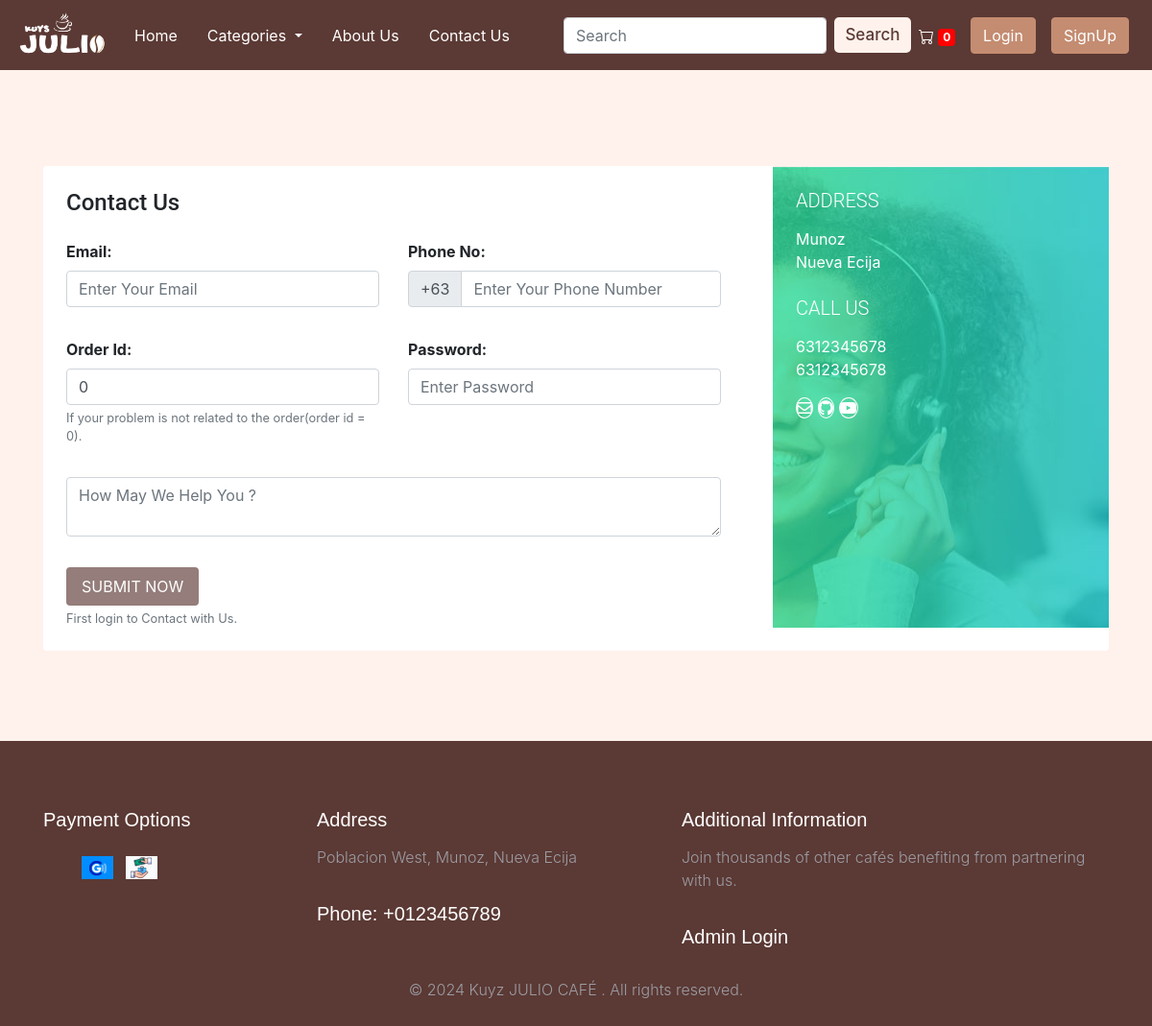
The page /contact.php on the database its author committed.
### tables this page shows
CREATE TABLE `sitedetail` (
  `tempId` int(11) NOT NULL,
  `systemName` varchar(21) NOT NULL,
  `email` varchar(35) NOT NULL,
  `contact1` bigint(21) NOT NULL,
  `contact2` bigint(21) DEFAULT NULL COMMENT 'Optional',
  `address` text NOT NULL,
  `dateTime` datetime NOT NULL DEFAULT current_timestamp()
);

### contact.php (the view, shortened to what this page needs)
<!doctype html>
<html lang="en">
<head>
  <link href="assets/css/style.css" rel="stylesheet">
  <link rel="stylesheet" href="https://stackpath.bootstrapcdn.com/bootstrap/4.5.0/css/bootstrap.min.css"
>
  <link rel="stylesheet" href="https://use.fontawesome.com/releases/v5.8.2/css/all.css"
>
</head>
<body>
  <?php include 'partials/_dbconnect.php'; ?>
  <?php include 'partials/_nav.php'; ?>
  <div class="container contact">
    <div class="row contact-container">
      <div class="col-lg-12">
        <div class="card card-shadow border-0 mb-4">
          <div class="row">
            <div class="col-lg-8">
              <div class="contact-box p-4">
                <div class="row">
                  <div class="col-lg-8">
                    <h4 class="title">Contact Us</h4>
                  </div>
                </div>
                <?php
                $passSql = "SELECT * FROM users WHERE id='$userId'";
                $passResult = mysqli_query($conn, $passSql);
                $passRow = mysqli_fetch_assoc($passResult);
                if ($passRow != null) {
                  $email = $passRow['email'];
                  $phone = $passRow['phone'];
                } else {
                  $email = "";
                  $phone = "";
                }
                ?>
                <form action="partials/_manageContactUs.php" method="POST">
                  <div class="row">
                    <div class="col-lg-6">
                      <div class="form-group mt-3">
                        <b><label for="email">Email:</label></b>
                        <input type="email" class="form-control" id="email" name="email" placeholder="Enter Your Email"
                          required value="<?php echo $email ?>">
                      </div>
                    </div>
                    <div class="col-lg-6">
                      <div class="form-group mt-3">
                        <b><label for="phone">Phone No:</label></b>
                        <div class="input-group mb-3">
                          <div class="input-group-prepend">
                            <span class="input-group-text" id="basic-addon">+63</span>
                          </div>
                          <input type="tel" class="form-control" id="phone" name="phone" aria-describedby="basic-addon"
                            placeholder="Enter Your Phone Number" required pattern="[0-9]{10}"
                            value="<?php echo $phone ?>">
                        </div>
                      </div>
                    </div>
                    <div class="col-lg-6">
                      <div class="form-group mt-3">
                        <b><label for="orderId">Order Id:</label></b>
                        <input class="form-control" type="text" id="orderId" name="orderId" placeholder="Order Id"
                          value="0">
                        <small id="orderIdHelp" class="form-text text-muted">If your problem is not related to the
                          order(order id = 0).</small>
                      </div>
                    </div>
                    <div class="col-lg-6">
                      <div class="form-group mt-3">
                        <b><label for="password">Password:</label></b>
                        <input class="form-control" id="password" name="password" placeholder="Enter Password"
                          type="password" placeholder="Enter Your Password" required data-toggle="password">
                      </div>
                    </div>
                    <div class="col-lg-12">
                      <div class="form-group  mt-3">
                        <textarea class="form-control" id="message" name="message" rows="2" required minlength="6"
                          placeholder="How May We Help You ?"></textarea>
                      </div>
                    </div>
                    <?php if ($loggedin) { ?>
                      <div class="col-lg-12">
                        <button type="submit" class="btn cart mt-3 mb-3 text-white border-0 py-2 px-3"><span> SUBMIT NOW
                            <i class="ti-arrow-right"></i></span></button>
                        <button type="button" class="btn cart mt-3 mb-3 text-white border-0 py-2 px-3 mx-2"
                          data-toggle="modal" data-target="#history"><span> HISTORY <i
                              class="ti-arrow-right"></i></span></button>
                      </div>
                    <?php } else { ?>
                      <div class="col-lg-12">
                        <button type="submit" class="btn cart mt-3 text-white border-0 py-2 px-3" disabled><span> SUBMIT
                            NOW <i class="ti-arrow-right"></i></span></button>
                        <small class="form-text text-muted">First login to Contact with Us.</small>
                      </div>
                    <?php } ?>
                  </div>
                </form>
              </div>
            </div>
            <?php
            $sql = "SELECT * FROM `sitedetail`";
            $result = mysqli_query($conn, $sql);
            $row = mysqli_fetch_assoc($result);
            $address = $row['address'];
            $email = $row['email'];
            $contact1 = $row['contact1'];
            $contact2 = $row['contact2'];
            echo '<div class="col-lg-4 col-md-6 col-sm-12 mb-4">
        <div class="bg-image" style="background-image:url(img/contact.jpg); object-fit: cover; width: 100%; height: 100%;">
            <div class="detail-box p-4">
                <h5 class="text-white font-weight-light mb-3">ADDRESS</h5>
                <p class="text-white op-7">' . $address . '</p>
                <h5 class="text-white font-weight-light mb-3 mt-4">CALL US</h5>
                <p class="text-white op-7">' . $contact1 . '<br>' . $contact2 . '</p>
                <div class="round-social light">
                    <a href="https://mail.google.com/mail/?view=cm&fs=1&tf=1&to=' . $email . '" class="ml-0 text-decoration-none text-white border border-white rounded-circle" target="_blank"><i class="far fa-envelope"></i></a>
                    <a href="https://github.com/darshankparmar" class="text-decoration-none text-white border border-white rounded-circle" target="_blank"><i class="fab fa-github"></i></a>
                    <a href="https://youtube.com/" class="text-decoration-none text-white border border-white rounded-circle" target="_blank"><i class="fab fa-youtube"></i></a>
                </div>
            </div>
        </div>
    </div>';
            ?>
          </div>
        </div>
      </div>
    </div>
  </div>
  <?php include 'partials/_footer.php'; ?>
</body>
</html>

### assets/css/style.css (style rules this page uses)
body { background-color: #fff2ec !important; font-family: "Open Sans", sans-serif; color: #334240; }
a { color: #1bbca3; }
h1, h2, h3, h4, h5, h6 { font-family: "Roboto", sans-serif; }
button.btn.cart { background-color: #5b3934 !important; color: white !important; }
.container.contact { margin: 100px auto 70px auto; }

### rows shown on the page
sitedetail: address "Munoz Nueva Ecija", contact1 "6312345678", contact2 "6312345678"

### other values the page prints
$count "0"
